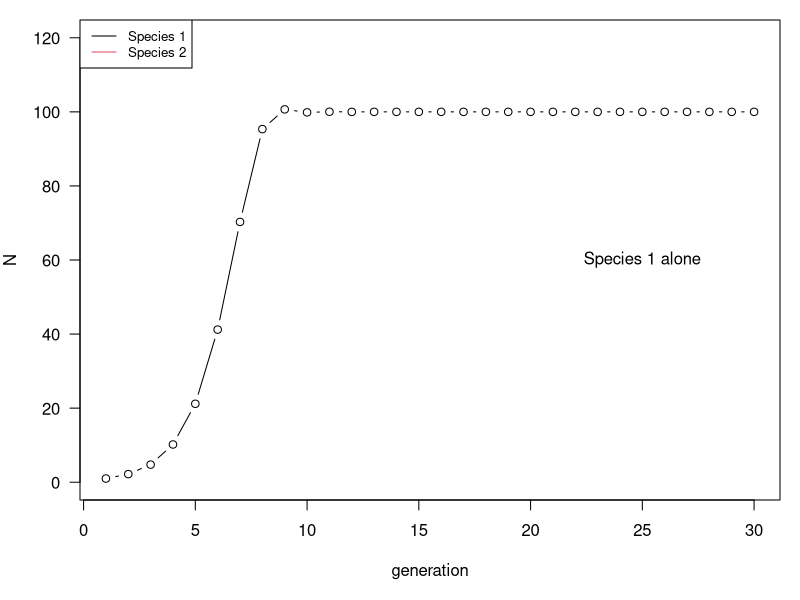
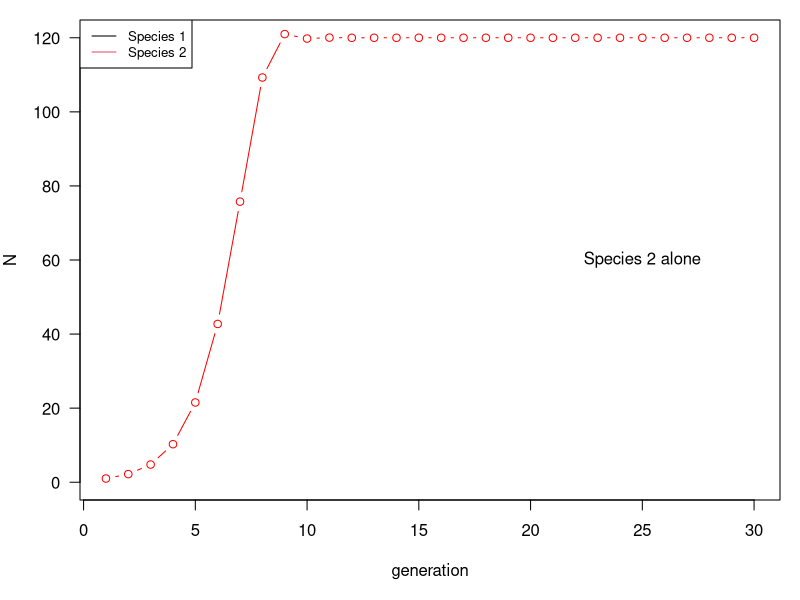
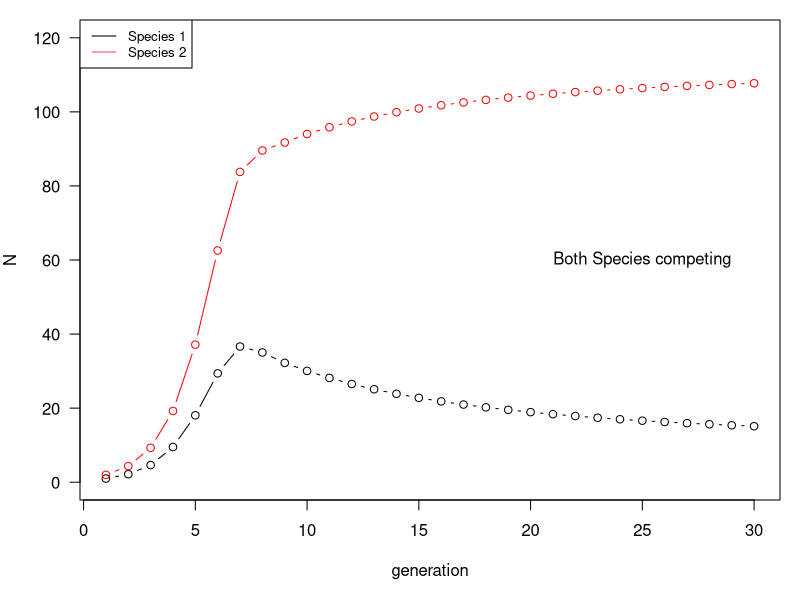

Here is the R script that generated these plots, in order:
## ---- chunk 1

#N1[i] = N1[i-1] + (growth.rate* N1[i-1] * ((K1-N1[i-1]-(a12*N2[i-1]))/K1))
#N2[i] = N2[i-1] + (growth.rate * N2[i-1] * ((K2-N2[i-1]-(a21*N1[i-1]))*K2))

grow <- function(start_1, start_2) {
  num_gen <- 30
  N1 <- rep(0, num_gen)
  N2 <- rep(0, num_gen)
  generation <- rep(0, num_gen)
  generation[1] = 1
  growth.rate <- 1.2
  K1 <- 100
  K2 <- 120
  a12 <- 0.8
  a21 <- 0.8
  N1[1] <- start_1
  N2[1] <- start_2
  
  for (i in 2:num_gen) {
    N1[i] <- N1[i - 1] + (growth.rate * N1[i - 1] * (K1 - N1[i - 1] - a12 * N2[i - 1]) / K1)
    N2[i] <- N2[i - 1] + (growth.rate * N2[i - 1] * (K2 - N2[i - 1] - a21 * N1[i - 1]) / K2)
    generation[i] = i
  }
  
  par(mar = c(5, 4, 1, 1))
  
  if (N1[1]>0) {
  plot(N1~generation, type = "b", ylim = c(0, max(K1, K2)), ylab = "N", las=1)
  } else {
    plot(N1~generation, type = "n", ylim = c(0, max(K1, K2)), ylab = "N", las=1)
  }
  
  if (N2[1]>0){
    lines(N2~generation, col = "red", type = "b")
  }
  
  legend("topleft", legend = c("Species 1", "Species 2"), col = 1:2, lty = 1, cex = 0.8)
}


grow(1,0)
text(25,60,"Species 1 alone")

grow(0,1)
text(25,60,"Species 2 alone")

grow(1,2)
text(25,60,"Both Species competing")


